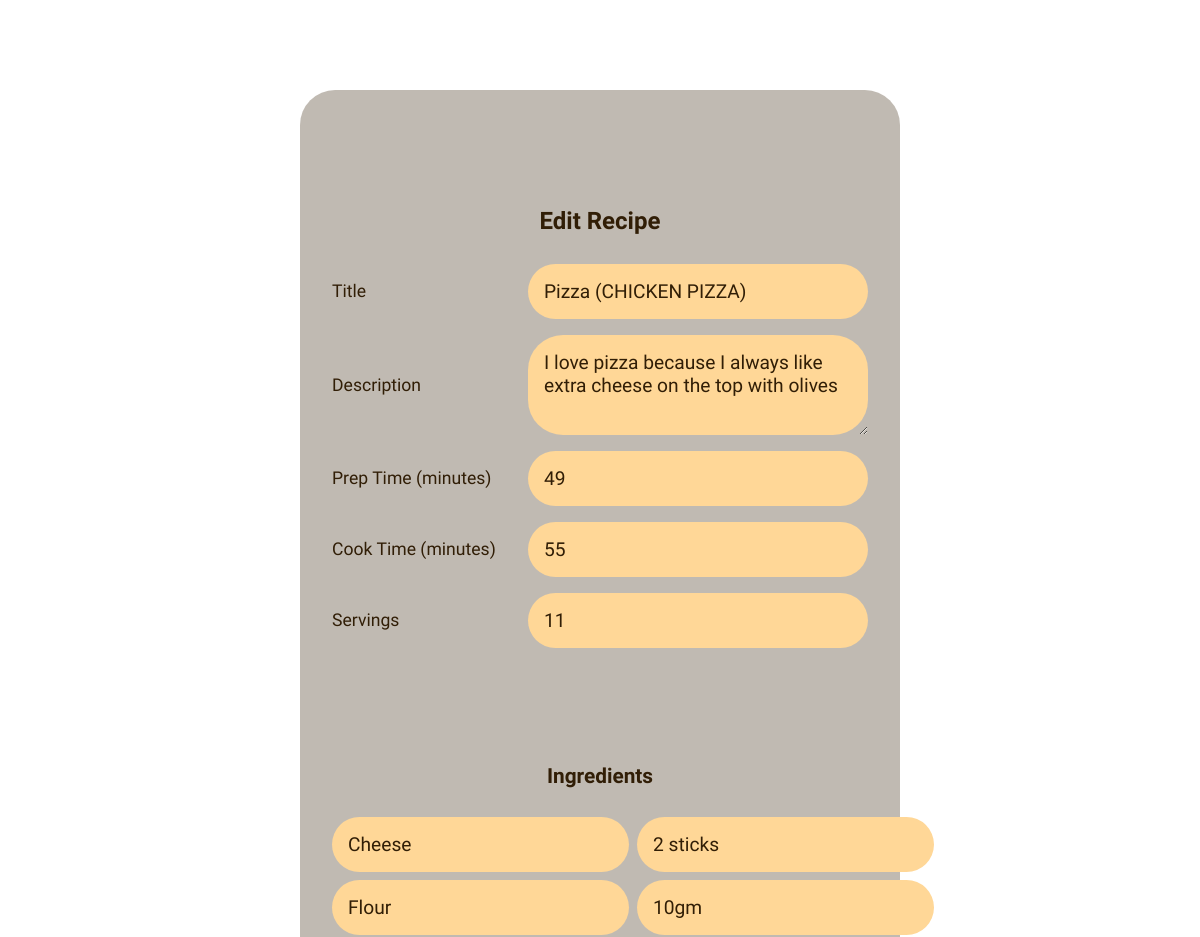
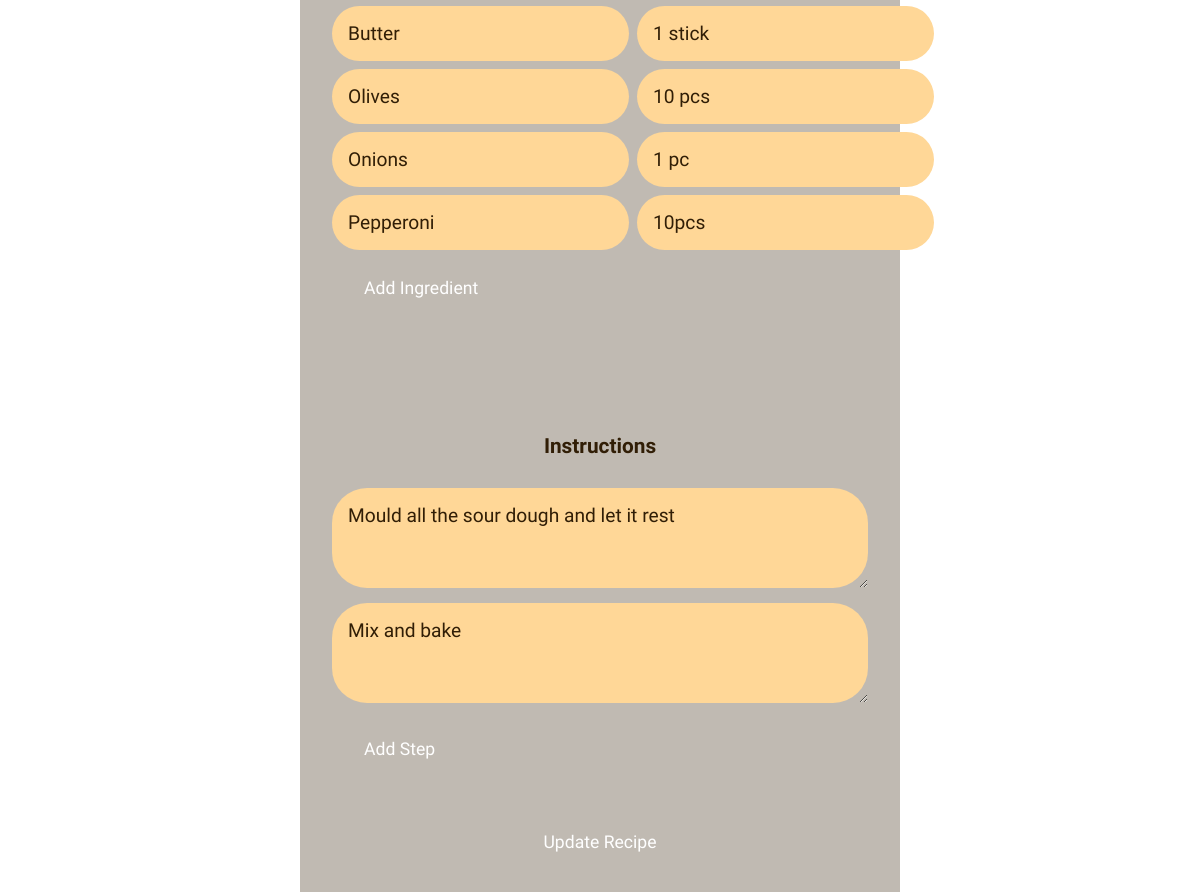
The app's page /edit/5 (signed in) with its own data (2 pictures, top to bottom).
### tables this page shows
CREATE TABLE recipes (
    id INTEGER PRIMARY KEY AUTOINCREMENT,
    user_id INTEGER NOT NULL,
    title TEXT NOT NULL,
    description TEXT,
    prep_time INTEGER,
    cook_time INTEGER,
    servings INTEGER,
    FOREIGN KEY (user_id) REFERENCES users(id)
);

CREATE TABLE ingredients (
    id INTEGER PRIMARY KEY AUTOINCREMENT,
    recipe_id INTEGER NOT NULL,
    name TEXT NOT NULL,
    amount TEXT NOT NULL,
    FOREIGN KEY (recipe_id) REFERENCES recipes(id) ON DELETE CASCADE
);

CREATE TABLE instructions (
    id INTEGER PRIMARY KEY AUTOINCREMENT,
    recipe_id INTEGER NOT NULL,
    step_number INTEGER NOT NULL,
    text TEXT NOT NULL,
    FOREIGN KEY (recipe_id) REFERENCES recipes(id) ON DELETE CASCADE
);

### app.py (the view, shortened to what this page needs)
@app.route("/edit/<int:recipe_id>", methods=["GET", "POST"])
@login_required
def edit(recipe_id):
    recipe = db.execute("SELECT * FROM recipes WHERE id = ? AND user_id = ?", recipe_id, session["user_id"])
    if not recipe:
        return redirect("/")
    ingredients = db.execute("SELECT * FROM ingredients WHERE recipe_id = ?", recipe_id)
    instructions = db.execute("SELECT * FROM instructions WHERE recipe_id = ? ORDER BY step_number", recipe_id)
    return render_template("edit.html", recipe=recipe[0], ingredients=ingredients, instructions=instructions)

### app.py (called while the page is built)
@app.after_request
def after_request(response):
    response.headers["Cache-Control"] = "no-cache, no-store, must-revalidate"
    response.headers["Expires"] = 0
    response.headers["Pragma"] = "no-cache"
    return response

### templates/edit.html (shortened to what this page needs)
{% extends "layout.html" %}
{% block content %}
<form method="post">
    <h2>Edit Recipe</h2>
    <div class="form-group">
        <label>Title</label>
        <input type="text" name="title" value="{{ recipe.title }}" required>
    </div>
    <div class="form-group">
        <label>Description</label>
        <textarea name="description">{{ recipe.description }}</textarea>
    </div>
    <div class="form-group">
        <label>Prep Time (minutes)</label>
        <input type="number" name="prep_time" value="{{ recipe.prep_time }}">
    </div>
    <div class="form-group">
        <label>Cook Time (minutes)</label>
        <input type="number" name="cook_time" value="{{ recipe.cook_time }}">
    </div>
    <div class="form-group">
        <label>Servings</label>
        <input type="number" name="servings" value="{{ recipe.servings }}">
    </div>
    <h3>Ingredients</h3>
    <div id="ingredients">
        {% for ingredient in ingredients %}
        <div class="ingredient-row">
            <input type="text" name="ingredient_name" value="{{ ingredient.name }}" placeholder="Name">
            <input type="text" name="ingredient_amount" value="{{ ingredient.amount }}" placeholder="Amount">
        </div>
        {% endfor %}
    </div>
    <button type="button" class="btn-secondary" onclick="addIngredient()">Add Ingredient</button>
    <h3>Instructions</h3>
    <div id="instructions">
        {% for instruction in instructions %}
        <textarea name="instruction">{{ instruction.text }}</textarea>
        {% endfor %}
    </div>
    <button type="button" class="btn-secondary" onclick="addInstruction()">Add Step</button>
    <br><br>
    <button type="submit" class="btn">Update Recipe</button>
</form>
{% endblock %}

### static/style.css (style rules this page uses)
* { margin: 0; padding: 0; box-sizing: border-box; }
body { font-family: "Schoolbell"; background:url('https://i.pinimg.com/736x/62/d4/bf/62d4bf22091ced827ea735d358da9006.jpg'); background-size: cover; background-repeat: no-repeat; backdrop-filter:blur(5px); color: #251204; line-height: 1.6; }
h1, h2, h3 { font-family: "Schoolbell"; text-align: center; padding-top: 10vh; }
form { max-width: 600px; margin: 2rem auto; padding: 2rem; padding-bottom: 3rem; border-radius: 35px; background: #311e064e; }
h2, h3 { font-family: "Schoolbell"; color: #311e06; text-align: center; margin-bottom: 1.5rem; }
h3 { margin-top: 2rem; font-size: 1.3rem; }
.form-group { display: flex; align-items: center; gap: 1rem; margin-bottom: 1rem; }
label { min-width: 180px; flex-shrink: 0; font-family: "Schoolbell"; color: #311e06; font-size: 1.1rem; font-weight: 500; }
input, textarea, select { flex: 1; font-family: "Schoolbell"; padding: 1rem; border: none; color: #311e06; font-size: larger; background: rgb(255, 215, 151); border-radius: 35px; }
textarea { min-height: 100px; resize: vertical; font-family: "Schoolbell"; }
.ingredient-row { display: flex; gap: 0.5rem; margin-bottom: 0.5rem; }
.ingredient-row input { flex: 1; }
#instructions textarea { width: 100%; margin-bottom: 0.5rem; }
.btn, .btn-secondary { font-family: "Schoolbell"; padding: 0.75rem 2rem; border: none; border-radius: 35px; cursor: pointer; font-size: 1.1rem; background: url('https://i.pinimg.com/736x/45/d9/a6/45d9a6bb58f615f8edd710dd76757d4e.jpg'); transition: all 0.3s ease; text-decoration: none; }
.btn { color: white; display: block; margin: 1rem auto 2rem auto; width: auto; max-width: 30vw; }
.btn-secondary { color: #ffffff; margin: 0.5rem 0; display: inline-block; }

### records on screen
recipes: title "Pizza (CHICKEN PIZZA)", description "I love pizza because I always like extra cheese on the top with olives", prep_time "49", cook_time "55", servings "11"
ingredients: ingredient_name "Cheese", ingredient_amount "2 sticks"
ingredients: ingredient_name "Flour", ingredient_amount "10gm"
ingredients: ingredient_name "Butter", ingredient_amount "1 stick"
ingredients: ingredient_name "Olives", ingredient_amount "10 pcs"
ingredients: ingredient_name "Onions", ingredient_amount "1 pc"
ingredients: ingredient_name "Pepperoni", ingredient_amount "10pcs"
instructions: instruction "Mould all the sour dough and let it rest"
instructions: instruction "Mix and bake"
